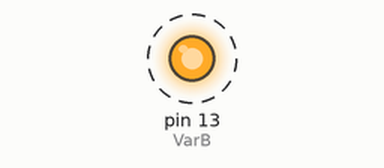
Bench run of a sketch on a simulated Arduino Uno, built with avr-gcc and run on an emulated ATmega328P. Parts: output pins drawn as LEDs (lit = HIGH). Dashed ring = blinking.

Above: at 0.2 s.
Timing chart, 0 to 3.0 s (numbered marks = the images above):
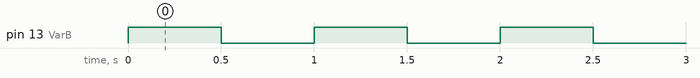

The sketch:

debug0318.ino
```cpp
int VarA = 40;
int VarB = 13;
void setup() {
  Serial.begin(9600);
  pinMode(VarB, OUTPUT);
  // put your setup code here, to run once:

}

void loop() {
  int VarC = 500;
  digitalWrite(VarB,HIGH);
  delay(VarC);
  digitalWrite(VarB,LOW);
  delay(VarC);

  // put your main code here, to run repeatedly:

}
```

Measured:
- by itself, pin 13 (VarB): alternates HIGH for 0.50 s and LOW for 0.50 s
